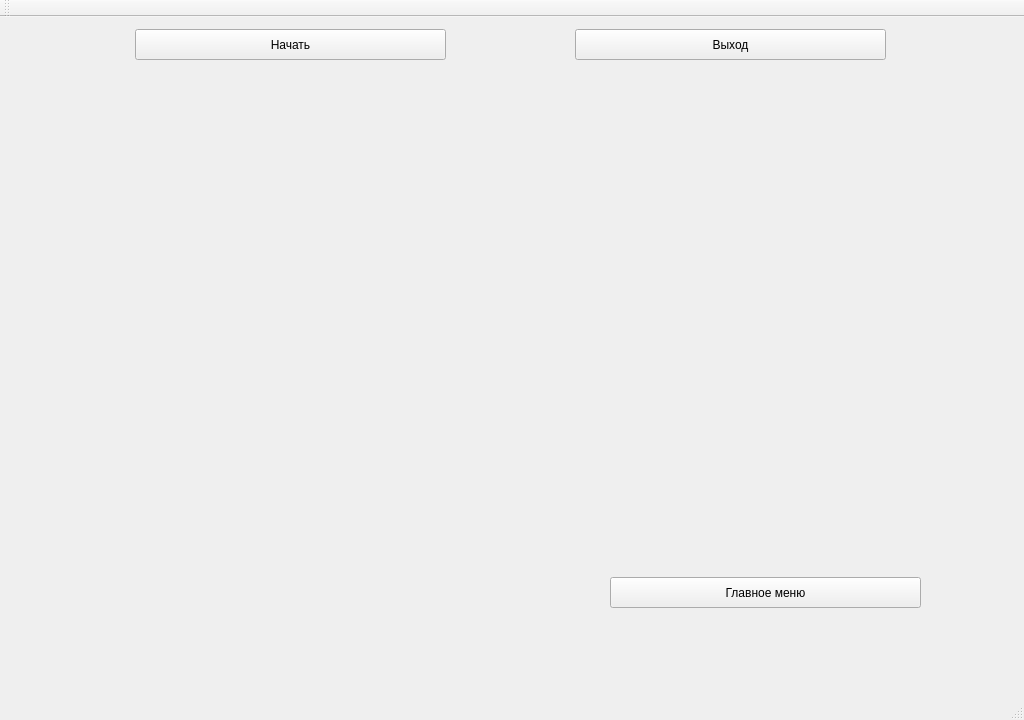
<?xml version="1.0" encoding="UTF-8"?>
<ui version="4.0">
 <class>MainWindow</class>
 <widget class="QMainWindow" name="MainWindow">
  <property name="geometry">
   <rect>
    <x>0</x>
    <y>0</y>
    <width>1024</width>
    <height>720</height>
   </rect>
  </property>
  <property name="windowTitle">
   <string>MainWindow</string>
  </property>
  <widget class="QWidget" name="centralWidget">
   <widget class="QWidget" name="slidingMenu" native="true">
    <property name="geometry">
     <rect>
      <x>0</x>
      <y>0</y>
      <width>1021</width>
      <height>55</height>
     </rect>
    </property>
    <property name="minimumSize">
     <size>
      <width>1021</width>
      <height>55</height>
     </size>
    </property>
    <layout class="QHBoxLayout" name="horizontalLayout_2">
     <item>
      <layout class="QHBoxLayout" name="horizontalLayout">
       <item>
        <spacer name="horizontalSpacer">
         <property name="orientation">
          <enum>Qt::Horizontal</enum>
         </property>
         <property name="sizeHint" stdset="0">
          <size>
           <width>40</width>
           <height>20</height>
          </size>
         </property>
        </spacer>
       </item>
       <item>
        <widget class="QPushButton" name="start">
         <property name="sizePolicy">
          <sizepolicy hsizetype="Fixed" vsizetype="Fixed">
           <horstretch>0</horstretch>
           <verstretch>0</verstretch>
          </sizepolicy>
         </property>
         <property name="minimumSize">
          <size>
           <width>311</width>
           <height>31</height>
          </size>
         </property>
         <property name="text">
          <string>Начать</string>
         </property>
        </widget>
       </item>
       <item>
        <spacer name="horizontalSpacer_2">
         <property name="orientation">
          <enum>Qt::Horizontal</enum>
         </property>
         <property name="sizeHint" stdset="0">
          <size>
           <width>40</width>
           <height>20</height>
          </size>
         </property>
        </spacer>
       </item>
       <item>
        <widget class="QPushButton" name="exit">
         <property name="sizePolicy">
          <sizepolicy hsizetype="Fixed" vsizetype="Fixed">
           <horstretch>0</horstretch>
           <verstretch>0</verstretch>
          </sizepolicy>
         </property>
         <property name="minimumSize">
          <size>
           <width>311</width>
           <height>31</height>
          </size>
         </property>
         <property name="text">
          <string>Выход</string>
         </property>
        </widget>
       </item>
       <item>
        <spacer name="horizontalSpacer_3">
         <property name="orientation">
          <enum>Qt::Horizontal</enum>
         </property>
         <property name="sizeHint" stdset="0">
          <size>
           <width>40</width>
           <height>20</height>
          </size>
         </property>
        </spacer>
       </item>
      </layout>
     </item>
    </layout>
   </widget>
   <widget class="QPushButton" name="outSlidingMenu">
    <property name="geometry">
     <rect>
      <x>610</x>
      <y>560</y>
      <width>311</width>
      <height>31</height>
     </rect>
    </property>
    <property name="sizePolicy">
     <sizepolicy hsizetype="Fixed" vsizetype="Fixed">
      <horstretch>0</horstretch>
      <verstretch>0</verstretch>
     </sizepolicy>
    </property>
    <property name="minimumSize">
     <size>
      <width>311</width>
      <height>31</height>
     </size>
    </property>
    <property name="text">
     <string>Главное меню</string>
    </property>
   </widget>
  </widget>
  <widget class="QMenuBar" name="menuBar">
   <property name="geometry">
    <rect>
     <x>0</x>
     <y>0</y>
     <width>1024</width>
     <height>26</height>
    </rect>
   </property>
  </widget>
  <widget class="QToolBar" name="mainToolBar">
   <attribute name="toolBarArea">
    <enum>TopToolBarArea</enum>
   </attribute>
   <attribute name="toolBarBreak">
    <bool>false</bool>
   </attribute>
  </widget>
  <widget class="QStatusBar" name="statusBar"/>
 </widget>
 <layoutdefault spacing="6" margin="11"/>
 <resources/>
 <connections/>
</ui>
